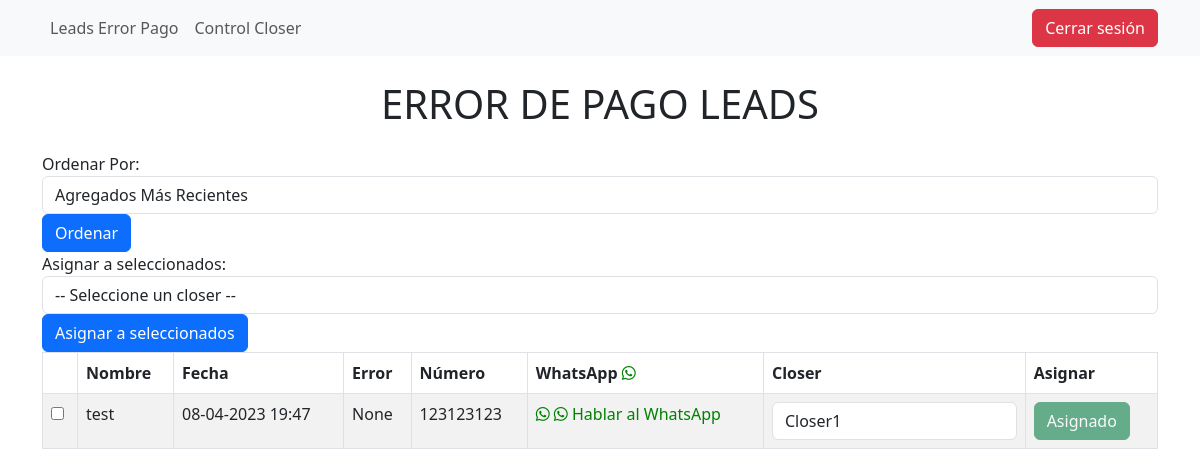
/leads/ (signed in), run on the app's committed database.
### leads/models.py (models this page shows, shortened)
class Lead(models.Model):
    nombre = models.CharField(max_length=255)
    fecha_hora = models.DateTimeField(auto_now_add=True)
    numero = models.CharField(max_length=20)
    error= models.CharField(max_length=255, null=True, blank=True)
    closer = models.ForeignKey(get_user_model(), on_delete=models.CASCADE, null=True, blank=True)
    contacted = models.BooleanField(default=False)

### closer/models.py (models this page shows, shortened)
class Closer(AbstractUser):
    name = models.CharField(max_length=100)
    phone = models.CharField(max_length=15)
    email = models.EmailField(null=True, blank=True)

### leads/views.py (the view, shortened to what this page needs)
# urls.py: path('', views.LeadsTableView.as_view(), name='leads_table'),
class LeadsTableView(LoginRequiredMixin, View):
    template_name = 'table.html'
    login_url = '/login/'
    @method_decorator(csrf_exempt)
    def get(self, request, *args, **kwargs):
        option = request.GET.get('option')
        if request.user.is_superuser:
            leads = Lead.objects.all()
            closers = User.objects.all()
        else:
            leads = Lead.objects.filter(closer=request.user)
            closers = []
        if option == 'recent':
            leads = leads.order_by('-fecha_hora')
        elif option == 'old':
            leads = leads.order_by('fecha_hora')
        elif option == 'unassigned':
            leads = leads.filter(closer__isnull=True)
        elif option == 'assigned':
            leads = leads.exclude(closer__isnull=True)
        closer_name = None
        if request.user.is_authenticated and hasattr(request.user, 'closer'):
            closer_name = request.user.closer.name
        return render(request, self.template_name, {'leads': leads, 'closer_name': closer_name, 'is_admin': request.user.is_superuser, 'closers': closers})

### closer/views.py (called while the page is built)
def closer_context(request):
    closer_name = None
    if request.user.is_authenticated and hasattr(request.user, 'closer'):
        closer_name = request.user.closer.name
    return {'closer_name': closer_name}

### leads/templates/table.html (shortened to what this page needs)
{% extends "base.html" %}
{% block content %}
  <h1 class="text-center mb-4">ERROR DE PAGO LEADS</h1>
  <div class="row">
    <div class="col">
      <form method="get" class="form-inline align-items-center">
        <div class="form-group mr-2">
          <label for="order-by">Ordenar Por:</label>
          <select class="form-control" id="order-by" name="option">
            <option value="recent"{% if request.GET.option == 'recent' %} selected{% endif %}>Agregados Más Recientes</option>
          </select>
        </div>
        <button type="submit" class="btn btn-primary">Ordenar</button>
      </form>
    </div>
  </div>
  <div>
    <form method="POST" id="assign-leads-form">
      <div class="form-group">
        {% if is_admin %}
        <label for="global-closer">Asignar a seleccionados:</label>
        <select class="form-control" id="global-closer" name="closer_id">
          <option value="">-- Seleccione un closer --</option>
        </select>
        <button type="button" class="btn btn-primary" id="assign-selected">Asignar a seleccionados</button>
      </div>
      {% endif %}
  {% if is_admin %}
  <table class="table table-striped table-bordered">
    <thead>
      <tr>
        <th></th>
        <th>Nombre</th>
        <th>Fecha</th>
        <th>Error</th>
        <th>Número</th>
        <th>WhatsApp  <i class="fab fa-whatsapp" style="color: green;"></i></th>
        <th>Closer</th>
        <th>Asignar</th>
      </tr>
    </thead>
    <tbody>
      {% for lead in leads %}
        <tr>
          <td><input type="checkbox" class="lead-checkbox" data-lead-id="{{ lead.id }}" value="{{ lead.id }}"></td>
          <td>{{ lead.nombre }}</td>
          <td>{{ lead.fecha_hora|date:"d-m-Y H:i" }}</td>
          <td>{{ lead.error }}</td>
          <td>{{ lead.numero }}</td>
          <td>
            {% if lead.numero %}
            <a href="https://api.whatsapp.com/send?phone={{ lead.numero }}&text=Hola!%20Soy%20{{ user.first_name }},%20¿cómo%20estás?" target="_blank" rel="noopener noreferrer" style="text-decoration: none;">
              <i class="fab fa-whatsapp" style="color: green;"></i>
                <i class="fab fa-whatsapp" style="color: green;"></i>
                <span style="color: green;">Hablar al WhatsApp</span>
              </a>
            {% else %}
              -
            {% endif %}
          </td>
          <td>
            <select class="form-control" id="closer-{{ lead.id }}" name="closer">
              {% for closer in closers %}
              <option value="{{ closer.id }}" {% if lead.closer and lead.closer.id == closer.id %}selected{% endif %}>{{ closer.username }}</option>
              {% endfor %}
            </select>
          </td>
          <td>
            <button type="button" class="btn btn-primary assign-btn" data-lead-id="{{ lead.id }}">Asignar</button>
          </td>
        </tr>
      {% endfor %}
    </tbody>
  </table>
  {% endif %}
{% endblock %}

### data on the page
Lead: nombre "test", fecha_hora "08-04-2023 19:47", error "None", numero "123123123", closer "Closer1"
